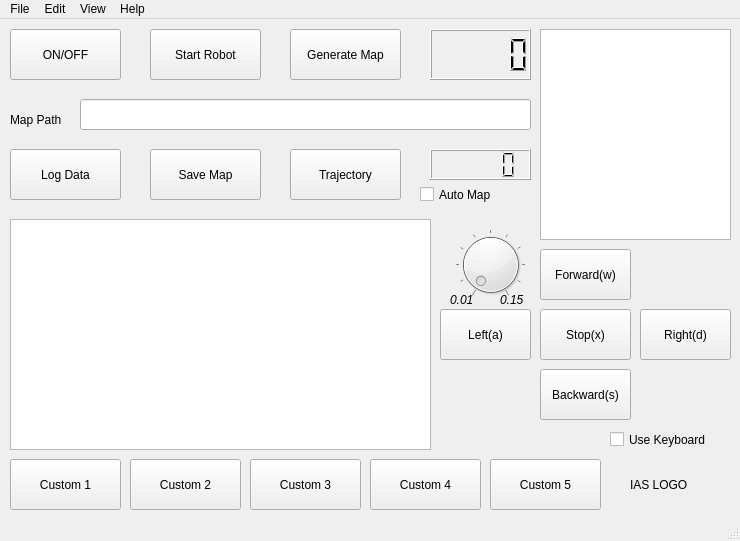
<?xml version="1.0" encoding="UTF-8"?>
<ui version="4.0">
 <class>MainWindow</class>
 <widget class="QMainWindow" name="MainWindow">
  <property name="geometry">
   <rect>
    <x>0</x>
    <y>0</y>
    <width>740</width>
    <height>541</height>
   </rect>
  </property>
  <property name="windowTitle">
   <string>MainWindow</string>
  </property>
  <widget class="QWidget" name="centralwidget">
   <widget class="QPushButton" name="Foward">
    <property name="geometry">
     <rect>
      <x>540</x>
      <y>230</y>
      <width>91</width>
      <height>51</height>
     </rect>
    </property>
    <property name="text">
     <string>Forward(w)</string>
    </property>
   </widget>
   <widget class="QPushButton" name="Backward">
    <property name="geometry">
     <rect>
      <x>540</x>
      <y>350</y>
      <width>91</width>
      <height>51</height>
     </rect>
    </property>
    <property name="text">
     <string>Backward(s)</string>
    </property>
   </widget>
   <widget class="QPushButton" name="Left">
    <property name="geometry">
     <rect>
      <x>440</x>
      <y>290</y>
      <width>91</width>
      <height>51</height>
     </rect>
    </property>
    <property name="text">
     <string>Left(a)</string>
    </property>
   </widget>
   <widget class="QPushButton" name="Right">
    <property name="geometry">
     <rect>
      <x>640</x>
      <y>290</y>
      <width>91</width>
      <height>51</height>
     </rect>
    </property>
    <property name="text">
     <string>Right(d)</string>
    </property>
   </widget>
   <widget class="QPushButton" name="Break">
    <property name="geometry">
     <rect>
      <x>540</x>
      <y>290</y>
      <width>91</width>
      <height>51</height>
     </rect>
    </property>
    <property name="text">
     <string>Stop(x)</string>
    </property>
   </widget>
   <widget class="QPushButton" name="on_off_btn">
    <property name="geometry">
     <rect>
      <x>10</x>
      <y>10</y>
      <width>111</width>
      <height>51</height>
     </rect>
    </property>
    <property name="text">
     <string>ON/OFF</string>
    </property>
   </widget>
   <widget class="QPushButton" name="gen_map_btn">
    <property name="geometry">
     <rect>
      <x>290</x>
      <y>10</y>
      <width>111</width>
      <height>51</height>
     </rect>
    </property>
    <property name="text">
     <string>Generate Map</string>
    </property>
   </widget>
   <widget class="QDial" name="speed_dial">
    <property name="geometry">
     <rect>
      <x>450</x>
      <y>210</y>
      <width>81</width>
      <height>71</height>
     </rect>
    </property>
    <property name="font">
     <font>
      <pointsize>11</pointsize>
     </font>
    </property>
    <property name="autoFillBackground">
     <bool>false</bool>
    </property>
    <property name="maximum">
     <number>10</number>
    </property>
    <property name="singleStep">
     <number>1</number>
    </property>
    <property name="pageStep">
     <number>10</number>
    </property>
    <property name="value">
     <number>0</number>
    </property>
    <property name="sliderPosition">
     <number>0</number>
    </property>
    <property name="tracking">
     <bool>true</bool>
    </property>
    <property name="orientation">
     <enum>Qt::Horizontal</enum>
    </property>
    <property name="wrapping">
     <bool>false</bool>
    </property>
    <property name="notchesVisible">
     <bool>true</bool>
    </property>
   </widget>
   <widget class="QPushButton" name="start_rob_btn">
    <property name="geometry">
     <rect>
      <x>150</x>
      <y>10</y>
      <width>111</width>
      <height>51</height>
     </rect>
    </property>
    <property name="text">
     <string>Start Robot</string>
    </property>
   </widget>
   <widget class="QPushButton" name="traj_btn">
    <property name="geometry">
     <rect>
      <x>290</x>
      <y>130</y>
      <width>111</width>
      <height>51</height>
     </rect>
    </property>
    <property name="text">
     <string>Trajectory</string>
    </property>
   </widget>
   <widget class="QPushButton" name="log_data_btn">
    <property name="geometry">
     <rect>
      <x>10</x>
      <y>130</y>
      <width>111</width>
      <height>51</height>
     </rect>
    </property>
    <property name="text">
     <string>Log Data</string>
    </property>
   </widget>
   <widget class="QPushButton" name="save_map_btn">
    <property name="geometry">
     <rect>
      <x>150</x>
      <y>130</y>
      <width>111</width>
      <height>51</height>
     </rect>
    </property>
    <property name="text">
     <string>Save Map</string>
    </property>
   </widget>
   <widget class="QPushButton" name="custom_btn_4">
    <property name="geometry">
     <rect>
      <x>370</x>
      <y>440</y>
      <width>111</width>
      <height>51</height>
     </rect>
    </property>
    <property name="text">
     <string>Custom 4</string>
    </property>
   </widget>
   <widget class="QLCDNumber" name="speed_lcd">
    <property name="geometry">
     <rect>
      <x>430</x>
      <y>10</y>
      <width>101</width>
      <height>51</height>
     </rect>
    </property>
   </widget>
   <widget class="QCheckBox" name="use_keyboard_chk">
    <property name="geometry">
     <rect>
      <x>610</x>
      <y>410</y>
      <width>121</width>
      <height>21</height>
     </rect>
    </property>
    <property name="text">
     <string>Use Keyboard</string>
    </property>
   </widget>
   <widget class="QLabel" name="Speed_2">
    <property name="geometry">
     <rect>
      <x>10</x>
      <y>90</y>
      <width>71</width>
      <height>21</height>
     </rect>
    </property>
    <property name="text">
     <string>Map Path</string>
    </property>
   </widget>
   <widget class="QGraphicsView" name="map_display">
    <property name="geometry">
     <rect>
      <x>10</x>
      <y>200</y>
      <width>421</width>
      <height>231</height>
     </rect>
    </property>
   </widget>
   <widget class="QCheckBox" name="Auto_map_chk">
    <property name="geometry">
     <rect>
      <x>420</x>
      <y>160</y>
      <width>111</width>
      <height>31</height>
     </rect>
    </property>
    <property name="text">
     <string>Auto Map </string>
    </property>
   </widget>
   <widget class="QPushButton" name="custom_btn_1">
    <property name="geometry">
     <rect>
      <x>10</x>
      <y>440</y>
      <width>111</width>
      <height>51</height>
     </rect>
    </property>
    <property name="text">
     <string>Custom 1</string>
    </property>
   </widget>
   <widget class="QPushButton" name="custom_btn_2">
    <property name="geometry">
     <rect>
      <x>130</x>
      <y>440</y>
      <width>111</width>
      <height>51</height>
     </rect>
    </property>
    <property name="text">
     <string>Custom 2</string>
    </property>
   </widget>
   <widget class="QPushButton" name="custom_btn_3">
    <property name="geometry">
     <rect>
      <x>250</x>
      <y>440</y>
      <width>111</width>
      <height>51</height>
     </rect>
    </property>
    <property name="text">
     <string>Custom 3</string>
    </property>
   </widget>
   <widget class="QPushButton" name="custom_btn_5">
    <property name="geometry">
     <rect>
      <x>490</x>
      <y>440</y>
      <width>111</width>
      <height>51</height>
     </rect>
    </property>
    <property name="text">
     <string>Custom 5</string>
    </property>
   </widget>
   <widget class="QLabel" name="label">
    <property name="geometry">
     <rect>
      <x>630</x>
      <y>450</y>
      <width>81</width>
      <height>31</height>
     </rect>
    </property>
    <property name="text">
     <string>IAS LOGO</string>
    </property>
   </widget>
   <widget class="QLineEdit" name="path_to_map">
    <property name="geometry">
     <rect>
      <x>80</x>
      <y>80</y>
      <width>451</width>
      <height>31</height>
     </rect>
    </property>
   </widget>
   <widget class="QTextEdit" name="info_box">
    <property name="geometry">
     <rect>
      <x>540</x>
      <y>10</y>
      <width>191</width>
      <height>211</height>
     </rect>
    </property>
    <property name="readOnly">
     <bool>true</bool>
    </property>
   </widget>
   <widget class="QLabel" name="Speed_3">
    <property name="geometry">
     <rect>
      <x>450</x>
      <y>270</y>
      <width>31</width>
      <height>21</height>
     </rect>
    </property>
    <property name="font">
     <font>
      <pointsize>9</pointsize>
      <italic>true</italic>
     </font>
    </property>
    <property name="text">
     <string>0.01</string>
    </property>
   </widget>
   <widget class="QLabel" name="Speed_4">
    <property name="geometry">
     <rect>
      <x>500</x>
      <y>270</y>
      <width>31</width>
      <height>21</height>
     </rect>
    </property>
    <property name="font">
     <font>
      <pointsize>9</pointsize>
      <italic>true</italic>
     </font>
    </property>
    <property name="text">
     <string>0.15</string>
    </property>
   </widget>
   <widget class="QLCDNumber" name="speed_real">
    <property name="geometry">
     <rect>
      <x>430</x>
      <y>130</y>
      <width>101</width>
      <height>31</height>
     </rect>
    </property>
   </widget>
  </widget>
  <widget class="QMenuBar" name="menubar">
   <property name="geometry">
    <rect>
     <x>0</x>
     <y>0</y>
     <width>740</width>
     <height>22</height>
    </rect>
   </property>
   <widget class="QMenu" name="menuFile">
    <property name="title">
     <string>File</string>
    </property>
    <addaction name="actionOpen_Map"/>
    <addaction name="actionSave_Map"/>
   </widget>
   <widget class="QMenu" name="menuEdit">
    <property name="title">
     <string>Edit</string>
    </property>
    <addaction name="actionUndo"/>
    <addaction name="actionRedo_Ctrl_Y"/>
    <addaction name="separator"/>
    <addaction name="actionCut_Ctrl_X"/>
    <addaction name="actionCopy_Ctrl_C"/>
    <addaction name="actionPaste_Ctrl_V"/>
   </widget>
   <widget class="QMenu" name="menuView">
    <property name="title">
     <string>View</string>
    </property>
   </widget>
   <widget class="QMenu" name="menuHelp">
    <property name="title">
     <string>Help</string>
    </property>
    <addaction name="actionInfo"/>
    <addaction name="actionTutorial"/>
   </widget>
   <addaction name="menuFile"/>
   <addaction name="menuEdit"/>
   <addaction name="menuView"/>
   <addaction name="menuHelp"/>
  </widget>
  <widget class="QStatusBar" name="statusbar"/>
  <action name="actionOpen_Map">
   <property name="text">
    <string>Open Map</string>
   </property>
   <property name="shortcut">
    <string>Ctrl+O</string>
   </property>
  </action>
  <action name="actionSave_Map">
   <property name="text">
    <string>Save Map</string>
   </property>
   <property name="shortcut">
    <string>Ctrl+S</string>
   </property>
  </action>
  <action name="actionUndo">
   <property name="text">
    <string>Undo    Ctrl+Z</string>
   </property>
  </action>
  <action name="actionRedo_Ctrl_Y">
   <property name="text">
    <string>Redo    Ctrl+Y</string>
   </property>
  </action>
  <action name="actionCut_Ctrl_X">
   <property name="text">
    <string>Cut       Ctrl+X</string>
   </property>
  </action>
  <action name="actionCopy_Ctrl_C">
   <property name="text">
    <string>Copy    Ctrl+C</string>
   </property>
  </action>
  <action name="actionPaste_Ctrl_V">
   <property name="text">
    <string>Paste   Ctrl+V</string>
   </property>
  </action>
  <action name="actionInfo">
   <property name="text">
    <string>Info</string>
   </property>
  </action>
  <action name="actionTutorial">
   <property name="text">
    <string>Tutorial</string>
   </property>
  </action>
 </widget>
 <resources/>
 <connections/>
</ui>
